Frame 1 (no input): blank canvas, image omitted
Frame 60 (no input): blank canvas, image omitted
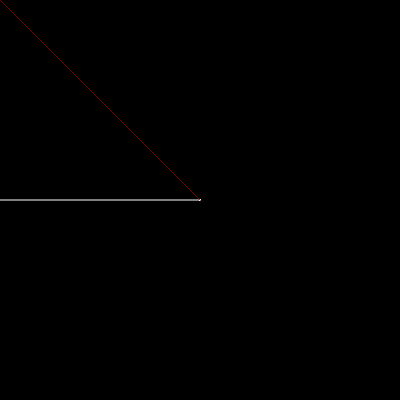
Frame 120 (the mouse pressed at the canvas centre since frame 60)

The p5.js sketch whose frames 1 and 60 were blank and that drew this single picture after the mouse press (run headless with seeded random() and noise() and a simulated clock; from frame 60 on, the mouse is pressed at the canvas centre):

// p5.js sketch
// ── sketch.js
var colR = 100;

function setup() {
createCanvas(400, 400);
background(0);
}

function draw() {

/*var mouseSpeed = Math.abs(mouseX - mouseY);
strokeWeight(mouseSpeed);
strokeWeight(random(1,5));
*/
stroke(colR,0,0);
line(50,50,mouseX,mouseY);
//colR=

if (mouseIsPressed) {
  stroke(255);
  line(mouseX, mouseY, pmouseX, mouseY);
}

if (keyIsPressed) {
  background(0);
}

}

/*
to comment many lines
*/
